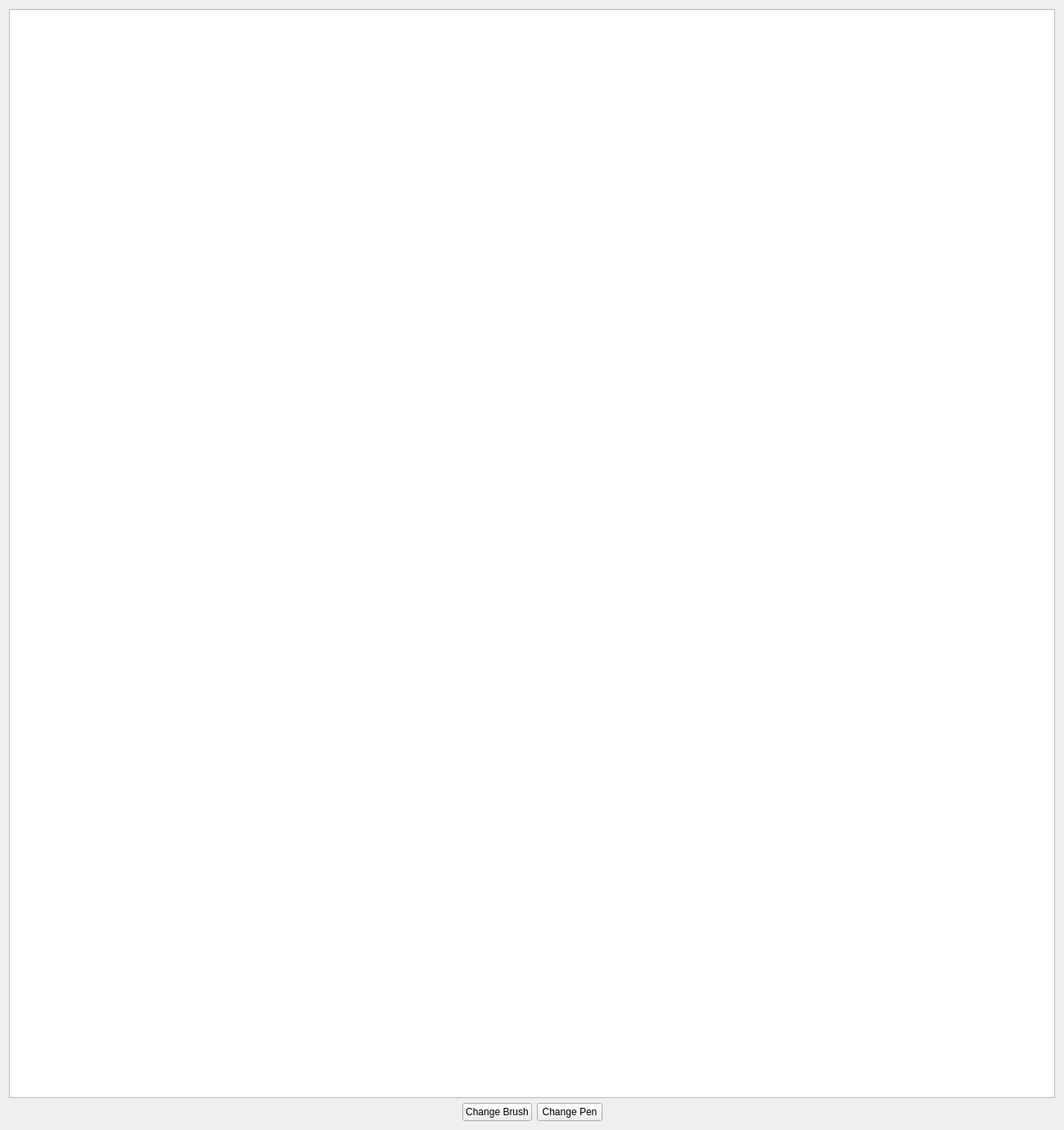
<?xml version="1.0" encoding="UTF-8"?>
<ui version="4.0">
 <class>MainWindow</class>
 <widget class="QMainWindow" name="MainWindow">
  <property name="geometry">
   <rect>
    <x>0</x>
    <y>0</y>
    <width>1298</width>
    <height>1378</height>
   </rect>
  </property>
  <property name="windowTitle">
   <string>MainWindow</string>
  </property>
  <widget class="QWidget" name="centralWidget">
   <layout class="QGridLayout" name="gridLayout">
    <item row="2" column="2">
     <widget class="QPushButton" name="changePenButton">
      <property name="text">
       <string>Change Pen</string>
      </property>
     </widget>
    </item>
    <item row="2" column="1">
     <widget class="QPushButton" name="changeBrushButton">
      <property name="text">
       <string>Change Brush</string>
      </property>
     </widget>
    </item>
    <item row="2" column="3">
     <spacer name="horizontalSpacer_2">
      <property name="orientation">
       <enum>Qt::Horizontal</enum>
      </property>
      <property name="sizeHint" stdset="0">
       <size>
        <width>40</width>
        <height>20</height>
       </size>
      </property>
     </spacer>
    </item>
    <item row="2" column="0">
     <spacer name="horizontalSpacer">
      <property name="orientation">
       <enum>Qt::Horizontal</enum>
      </property>
      <property name="sizeHint" stdset="0">
       <size>
        <width>40</width>
        <height>20</height>
       </size>
      </property>
     </spacer>
    </item>
    <item row="1" column="0" colspan="4">
     <widget class="QGraphicsView" name="graphicsView">
      <property name="sizePolicy">
       <sizepolicy hsizetype="Expanding" vsizetype="Expanding">
        <horstretch>0</horstretch>
        <verstretch>0</verstretch>
       </sizepolicy>
      </property>
      <property name="minimumSize">
       <size>
        <width>640</width>
        <height>480</height>
       </size>
      </property>
      <property name="sizeAdjustPolicy">
       <enum>QAbstractScrollArea::AdjustToContents</enum>
      </property>
      <property name="backgroundBrush">
       <brush brushstyle="NoBrush">
        <color alpha="255">
         <red>0</red>
         <green>0</green>
         <blue>0</blue>
        </color>
       </brush>
      </property>
      <property name="foregroundBrush">
       <brush brushstyle="NoBrush">
        <color alpha="255">
         <red>0</red>
         <green>0</green>
         <blue>0</blue>
        </color>
       </brush>
      </property>
      <property name="sceneRect">
       <rectf>
        <x>0.000000000000000</x>
        <y>0.000000000000000</y>
        <width>0.000000000000000</width>
        <height>0.000000000000000</height>
       </rectf>
      </property>
      <property name="renderHints">
       <set>QPainter::Antialiasing|QPainter::TextAntialiasing</set>
      </property>
     </widget>
    </item>
   </layout>
  </widget>
 </widget>
 <layoutdefault spacing="6" margin="11"/>
 <resources/>
 <connections/>
</ui>
